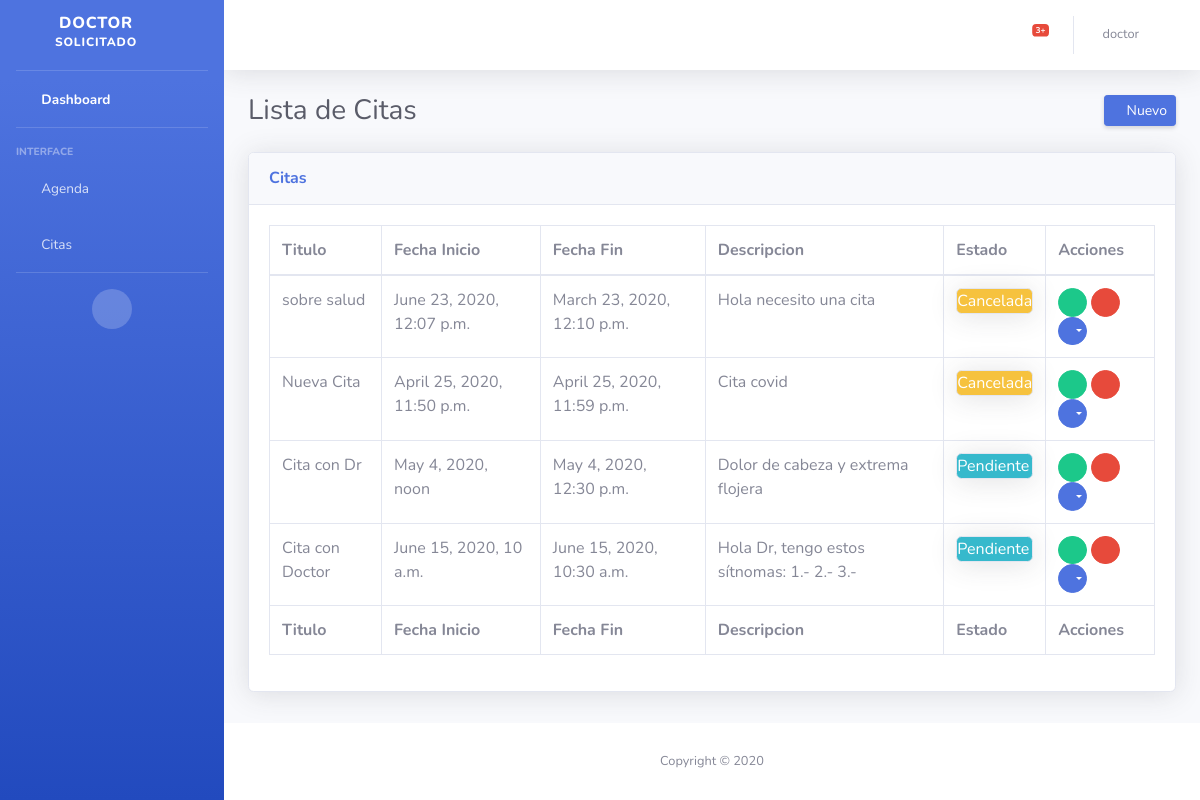
Page /agenda/citas/ (signed in) on the committed database.
### schedule/models.py (models this page shows, shortened)
class Dates(models.Model):
    requester = models.ForeignKey(UserProfile, on_delete=models.CASCADE, related_name="requester")
    title = models.CharField(max_length=200)
    description = models.TextField()
    start_time = models.DateTimeField()
    end_time = models.DateTimeField()
    state = models.CharField(max_length=10,choices=STATE_DATES,default="Pendiente")
    date_start_time = models.DateField()
    time_start_time = models.TimeField()
    date_end_time = models.DateField()
    time_end_time = models.TimeField()
    agent = models.ForeignKey(UserProfile, on_delete=models.CASCADE,related_name="agent")

### schedule/views.py (the view)
# urls.py: path('citas/', login_required(views.DatesListView.as_view()), name='dates_list'),
class DatesListView(generic.ListView):
    model = Dates
    context_object_name = 'dates'
    template_name = "dates/dates_list.html"
    def get_context_data(self, **kwargs):
        context = super(DatesListView, self).get_context_data(**kwargs)
        context['model'] = 'Citas'
        return context
    def get_queryset(self):
        if self.request.user.groups.all()[0].name == REQUESTED_GROUP_NAME:
            return Dates.objects.filter(agent=self.request.user.profile)
        else:
            return Dates.objects.filter(requester=self.request.user.profile)

### authentication/templatetags/user_tags.py (called while the page is built)
@register.filter(name='has_group')
def has_group(user,group_name):
    group = Group.objects.filter(name=group_name)
    if group:
        group=group.first()
        return group in user.groups.all()
    else:
        return False

### schedule/templates/dates/dates_list.html (shortened to what this page needs)
{% extends 'base.html' %}
{% load static %}
{% load user_tags %}
{% block css %}
    <link href="{% static 'vendor/datatables/dataTables.bootstrap4.min.css' %}" rel="stylesheet">
{% endblock %}
{% block content %}
    <div class="container-fluid">
        <div class="d-sm-flex align-items-center justify-content-between mb-4">
            <h1 class="h3 mb-0 text-gray-800">Lista de {{ model }}</h1>
            <a href="{% url 'dates_new' %}" class="d-none d-sm-inline-block btn btn-sm btn-primary shadow-sm"><i
                    class="fas fa-plus fa-sm text-white-50"></i> Nuevo</a>
        </div>
        <div class="card shadow mb-4">
            <div class="card-header py-3">
                <h6 class="m-0 font-weight-bold text-primary">{{ model }}</h6>
            </div>
            <div class="card-body">
                <div class="table-responsive">
                    <table class="table table-bordered" id="dataTable" width="100%" cellspacing="0">
                        <thead>
                        <tr>
                            <th>Titulo</th>
                            <th>Fecha Inicio</th>
                            <th>Fecha Fin</th>
                            <th>Descripcion</th>
                            <th>Estado</th>
                            <th>Acciones</th>
                        </tr>
                        </thead>
                        <tfoot>
                        <tr>
                            <th>Titulo</th>
                            <th>Fecha Inicio</th>
                            <th>Fecha Fin</th>
                            <th>Descripcion</th>
                            <th>Estado</th>
                            <th>Acciones</th>
                        </tr>
                        </tfoot>
                        <tbody>
                        {% for date in dates %}
                            <tr>
                                <td>{{ date.title }}</td>
                                <td>{{ date.start_time }}</td>
                                <td>{{ date.end_time }}</td>
                                <td>{{ date.description }}</td>
                                <td>
                                    {% if date.state == "Pendiente" %}
                                        <div class="card bg-info text-white shadow">
                                            {{ date.state }}
                                        </div>
                                    {% elif date.state == "Rechazada" %}
                                        <div class="card bg-danger text-white shadow">
                                            {{ date.state }}
                                        </div>
                                    {% elif date.state == "Completada" %}
                                        <div class="card bg-success text-white shadow">
                                            {{ date.state }}
                                        </div>
                                    {% elif date.state == "Aceptada" %}
                                        <div class="card bg-primary text-white shadow">
                                            {{ date.state }}
                                        </div>
                                    {% elif date.state == "Cancelada" %}
                                        <div class="card bg-warning text-white shadow">
                                            {{ date.state }}
                                        </div>
                                    {% endif %}
                                </td>
                                <td>
                                    <a href="{% url 'dates_edit' date.pk %}" title="Edit"
                                       class="btn btn-success btn-circle btn-sm">
                                        <i class="fas fa-edit"></i>
                                    </a>
                                    <a href="#" data-toggle="modal" data-target="#deleteModal" title="Delete"
                                       class="btn btn-danger btn-circle btn-sm">
                                        <i class="fas fa-trash"></i>
                                    </a>
                                    <a href="#" title="OPTIONS" id="dropdownMenuButton"
                                       class="btn btn-primary btn-circle btn-sm dropdown-toggle" data-toggle="dropdown"
                                       aria-haspopup="true"
                                       aria-expanded="false">
                                        <i class="fas fa-box"></i>
                                    </a>
                                </td>
                            </tr>
                        {% endfor %}
                        </tbody>
                    </table>
                </div>
            </div>
        </div>
    </div>
{% endblock %}

### authentication/templates/accordionSidebar.html (shortened to what this page needs)
{% load user_tags %}
<ul class="navbar-nav bg-gradient-primary sidebar sidebar-dark accordion" id="accordionSidebar">
      <a class="sidebar-brand d-flex align-items-center justify-content-center" href="{% url 'home' %}">
        <div class="sidebar-brand-text mx-3">{{ user.username }} <sup>{{ user.groups.all.0 }}</sup></div><br>
      </a>
      <hr class="sidebar-divider my-0">
      <li class="nav-item active">
        <a class="nav-link" href="{% url 'home' %}">
          <i class="fas fa-fw fa-tachometer-alt"></i>
          <span>Dashboard</span></a>
      </li>
      <hr class="sidebar-divider">
      <div class="sidebar-heading">
        Interface
      </div>
    {% if request.user|has_group:"Solicitado"  %}
      <li class="nav-item">
        <a class="nav-link collapsed" href="#" data-toggle="collapse" data-target="#collapseTwo" aria-expanded="true" aria-controls="collapseTwo">
          <i class="fas fa-fw fa-book-open"></i>
          <span>Agenda</span>
        </a>
      </li>
      <li class="nav-item">
        <a class="nav-link collapsed" href="#" data-toggle="collapse" data-target="#collapseUtilities" aria-expanded="true" aria-controls="collapseUtilities">
          <i class="fas fa-fw fa-calendar-day"></i>
          <span>Citas</span>
        </a>
      </li>
    {% endif %}
      <hr class="sidebar-divider">
      <div class="text-center d-none d-md-inline">
        <button class="rounded-circle border-0" id="sidebarToggle"></button>
      </div>
    </ul>

### authentication/templates/topbar.html (shortened to what this page needs)
<nav class="navbar navbar-expand navbar-light bg-white topbar mb-4 static-top shadow">
    <ul class="navbar-nav ml-auto">
        <li class="nav-item dropdown no-arrow mx-1">
            <a class="nav-link dropdown-toggle" href="#" id="alertsDropdown" role="button" data-toggle="dropdown"
               aria-haspopup="true" aria-expanded="false">
                <i class="fas fa-bell fa-fw"></i>
                <span class="badge badge-danger badge-counter">3+</span>
            </a>
        </li>
        <li class="nav-item dropdown no-arrow">
            <a class="nav-link dropdown-toggle" href="#" id="userDropdown" role="button" data-toggle="dropdown"
               aria-haspopup="true" aria-expanded="false">
                {% if user.username %}
                    <span class="mr-2 d-none d-lg-inline text-gray-600 small">{{ user.username }}</span>
                    <i class="fas fa-user-circle fa-2x text-gray-300"></i>
                {% endif %}
            </a>
        </li>
    </ul>
</nav>

### rows in the picture
Dates: title "sobre salud", start_time "June 23, 2020, 12:07 p.m.", end_time "March 23, 2020, 12:10 p.m.", description "Hola necesito una cita", state "Cancelada"
Dates: title "Nueva Cita", start_time "April 25, 2020, 11:50 p.m.", end_time "April 25, 2020, 11:59 p.m.", description "Cita covid", state "Cancelada"
Dates: title "Cita con Dr", start_time "May 4, 2020, noon", end_time "May 4, 2020, 12:30 p.m.", description "Dolor de cabeza y extrema flojera", state "Pendiente"
Dates: title "Cita con Doctor", start_time "June 15, 2020, 10 a.m.", end_time "June 15, 2020, 10:30 a.m.", description "Hola Dr, tengo estos sítnomas: 1.- 2.- 3.-", state "Pendiente"

### other values in the picture
{{ user.username }} "DOCTOR"
{{ user.groups.all.0 }} "SOLICITADO"
{{ user.username }} "doctor"
{{ model }} "Citas"
